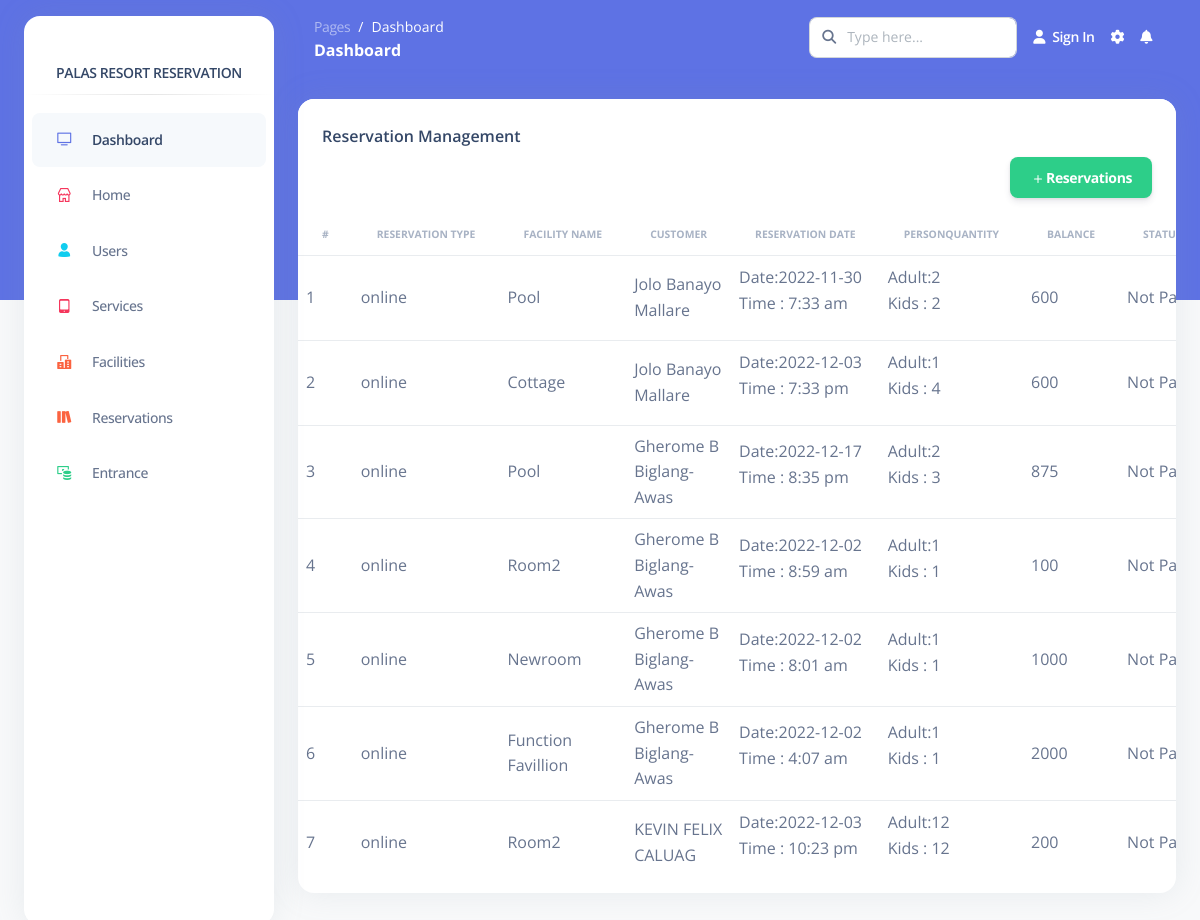
/Pages/admin/reservationManagement.php, run on an earlier commit of the app's database.
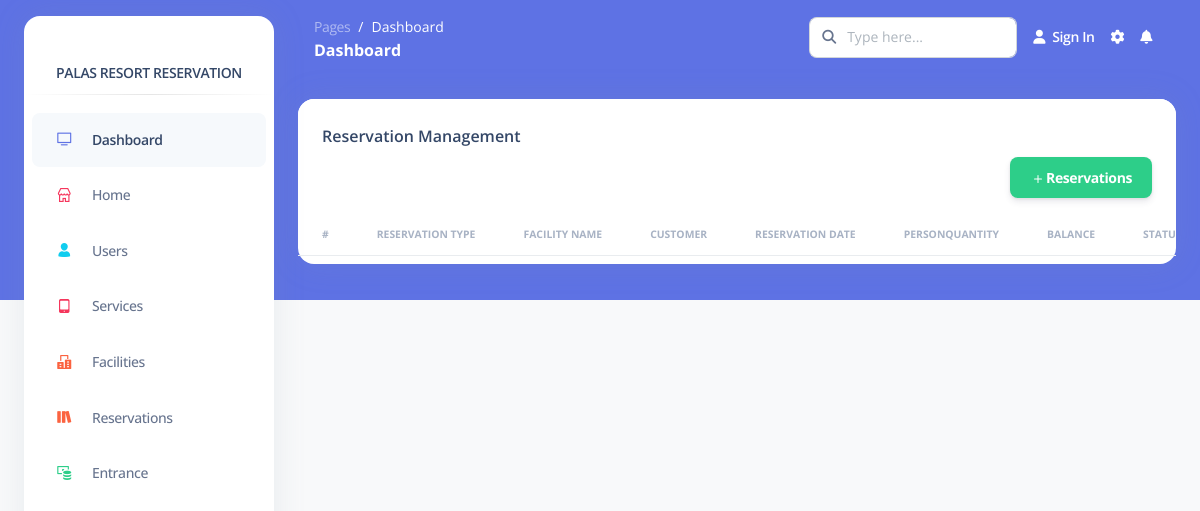
And on a later commit of the database.
### tables this page shows
CREATE TABLE `reservations` (
  `res_id` bigint(20) UNSIGNED NOT NULL,
  `service_id` bigint(20) UNSIGNED NOT NULL,
  `facility_id` bigint(20) UNSIGNED NOT NULL,
  `customer_id` bigint(20) UNSIGNED NOT NULL,
  `date` varchar(255) NOT NULL,
  `time` varchar(255) NOT NULL,
  `person_adult_quantity` int(11) NOT NULL,
  `person_kids_quantity` int(11) NOT NULL,
  `total_balance` double NOT NULL,
  `reservation_status` int(11) NOT NULL,
  `created_at` timestamp NULL DEFAULT current_timestamp(),
  `updated_at` timestamp NULL DEFAULT current_timestamp()
);

CREATE TABLE `services` (
  `service_id` bigint(20) UNSIGNED NOT NULL,
  `service_name` varchar(255) NOT NULL
);

CREATE TABLE `facilities` (
  `id` bigint(20) UNSIGNED NOT NULL,
  `name` varchar(255) NOT NULL,
  `description` varchar(255) NOT NULL,
  `image` varchar(255) NOT NULL,
  `day_rate` double NOT NULL,
  `night_rate` double NOT NULL,
  `overnigth_rate` double NOT NULL,
  `facility_type` varchar(255) NOT NULL,
  `status` varchar(255) NOT NULL
);

CREATE TABLE `users` (
  `id` bigint(20) UNSIGNED NOT NULL,
  `permission_id` bigint(20) UNSIGNED NOT NULL DEFAULT 2,
  `fname` varchar(255) NOT NULL,
  `mname` varchar(255) NOT NULL,
  `lname` varchar(255) NOT NULL,
  `address` varchar(255) NOT NULL,
  `contact_num` varchar(255) NOT NULL,
  `email` varchar(255) NOT NULL,
  `verification_code` text NOT NULL,
  `email_verified_at` datetime DEFAULT NULL,
  `username` varchar(255) NOT NULL,
  `password` varchar(255) NOT NULL,
  `profile` varchar(255) NOT NULL
);

### Functions/InnovatechAPIFunctions.php (called while the page is built, shortened)
<?php
    class InnovatechAPIFunctions{
        private $servername='localhost';
        private $username='root';
        private $password='';
        private $dbname='palasresort';
        private $mysqli='';
        public function __construct(){
            $this->mysqli = new mysqli($this->servername,$this->username,$this->password,$this->dbname);
        }
        public function selectleftjoin3(){
            $sql = "SELECT * FROM `reservations` LEFT JOIN `services` ON services.service_id = reservations.service_id LEFT JOIN `facilities` ON facilities.id = reservations.facility_id LEFT JOIN `users` ON users.id = reservations.customer_id";
            $this->sql = $result = $this->mysqli->query($sql);
        }
    }
?>

### Pages/admin/reservationManagement.php (the view, shortened to what this page needs)
<?php include('page/head.php'); ?>
<?php include('page/sidebar.php'); ?>
<main class="main-content position-relative border-radius-lg ">
      <?php include('page/navigationbar.php'); ?>
        <div class="container-fluid py-4">
        <div class="col-12">
          <div class="card mb-4">
            <div class="card-header pb-0">
              <h6>Reservation Management</h6>
              <button type="button" style="float:right;" class="btn btn-success" data-bs-toggle="modal" data-bs-target="#exampleModal">
              <svg xmlns="http://www.w3.org/2000/svg" width="16" height="16" fill="currentColor" class="bi bi-plus" viewBox="0 0 16 16">
                <path d="M8 4a.5.5 0 0 1 .5.5v3h3a.5.5 0 0 1 0 1h-3v3a.5.5 0 0 1-1 0v-3h-3a.5.5 0 0 1 0-1h3v-3A.5.5 0 0 1 8 4z"/>
              </svg>Reservations
              </button>
            </div>
          <div class="card-body px-0 pt-0 pb-2">
            <div class="table-responsive p-0">
              <table class="table align-items-center mb-0">
              <thead>
                <tr>
                  <th class="text-uppercase text-secondary text-xxs font-weight-bolder opacity-7">#</th>
                  <th class="text-uppercase text-secondary text-xxs font-weight-bolder opacity-7">Reservation Type</th>
                  <th class="text-uppercase text-secondary text-xxs font-weight-bolder opacity-7">Facility Name</th>
                  <th class="text-uppercase text-secondary text-xxs font-weight-bolder opacity-7">Customer</th>
                  <th class="text-uppercase text-secondary text-xxs font-weight-bolder opacity-7">Reservation Date</th>
                  <th class="text-uppercase text-secondary text-xxs font-weight-bolder opacity-7">PersonQuantity</th>
                  <th class="text-uppercase text-secondary text-xxs font-weight-bolder opacity-7">Balance</th>
                  <th class="text-uppercase text-secondary text-xxs font-weight-bolder opacity-7">Status</th>
                </tr>
              </thead>
              <tbody>
              <?php
                  include('../../Functions/InnovatechAPIFunctions.php');
                  $newAPIFunctions = new InnovatechAPIFunctions();
                  $newAPIFunctions->selectleftjoin3();
                  $serviceLists = $newAPIFunctions->sql;
                  $index = 1;
                  $reserv_stat="Paid";
                  while ($data = mysqli_fetch_assoc($serviceLists)){
                    if($data['reservation_status']==0){
                      $reserv_stat = "Not Paid";
                    }
              ?>
              <tr>
                <td class="text-wrap"><?php echo $index?></td>
                <td class="text-wrap"><?php echo $data["service_name"];?></td>
                <td class="text-wrap"><?php echo $data["name"]; ?></td>
                <td class="text-wrap"><?php echo $data["fname"] ." ". $data["mname"] ." ". $data["lname"]; ?></td>
                <td class="text-wrap"><p> Date:<?php echo $data["date"]." <br> Time : ". $data["time"]?></p></td>
                <td class="text-wrap"><p> Adult:<?php echo $data["person_adult_quantity"]." <br> Kids : ". $data["person_kids_quantity"]?></p></td>
                <td class="text-wrap"><?php echo $data["total_balance"]; ?></td>
                <td class="text-wrap"><?php echo $reserv_stat; ?></td>
              </tr>
              <?php $index++; } ?>
              </tbody>
              </table>
                </div>
              </div>
            </div>
          </div>
        </div>
</main>
<?php include('page/scripts.php'); ?>

What changed in the data, as far as the page shows it:
removed reservations: service.service_name "online", facility.name "Pool", customer.fname "Jolo", customer.mname "Banayo", customer.lname "Mallare", date "2022-11-30", time "7:33 am", person_adult_quantity "2", person_kids_quantity "2", total_balance "600", reservation_status "Not…"
removed reservations: service.service_name "online", facility.name "Cottage", customer.fname "Jolo", customer.mname "Banayo", customer.lname "Mallare", date "2022-12-03", time "7:33 pm", person_adult_quantity "1", person_kids_quantity "4", total_balance "600", reservation_status "Not…"
removed reservations: service.service_name "online", facility.name "Pool", customer.fname "Gherome", customer.mname "B", customer.lname "Biglang-Awas", date "2022-12-17", time "8:35 pm", person_adult_quantity "2", person_kids_quantity "3", total_balance "875", reservation_status "Not…"
removed reservations: service.service_name "online", facility.name "Room2", customer.fname "Gherome", customer.mname "B", customer.lname "Biglang-Awas", date "2022-12-02", time "8:59 am", person_adult_quantity "1", person_kids_quantity "1", total_balance "100", reservation_status "Not…"
removed reservations: service.service_name "online", facility.name "Newroom", customer.fname "Gherome", customer.mname "B", customer.lname "Biglang-Awas", date "2022-12-02", time "8:01 am", person_adult_quantity "1", person_kids_quantity "1", total_balance "1000", reservation_status "Not…"
removed reservations: service.service_name "online", facility.name "Function Favillion", customer.fname "Gherome", customer.mname "B", customer.lname "Biglang-Awas", date "2022-12-02", time "4:07 am", person_adult_quantity "1", person_kids_quantity "1", total_balance "2000", reservation_status "Not…"
removed reservations: service.service_name "online", facility.name "Room2", customer.fname "KEVIN", customer.mname "FELIX", customer.lname "CALUAG", date "2022-12-03", time "10:23 pm", person_adult_quantity "12", person_kids_quantity "12", total_balance "200", reservation_status "Not…"
